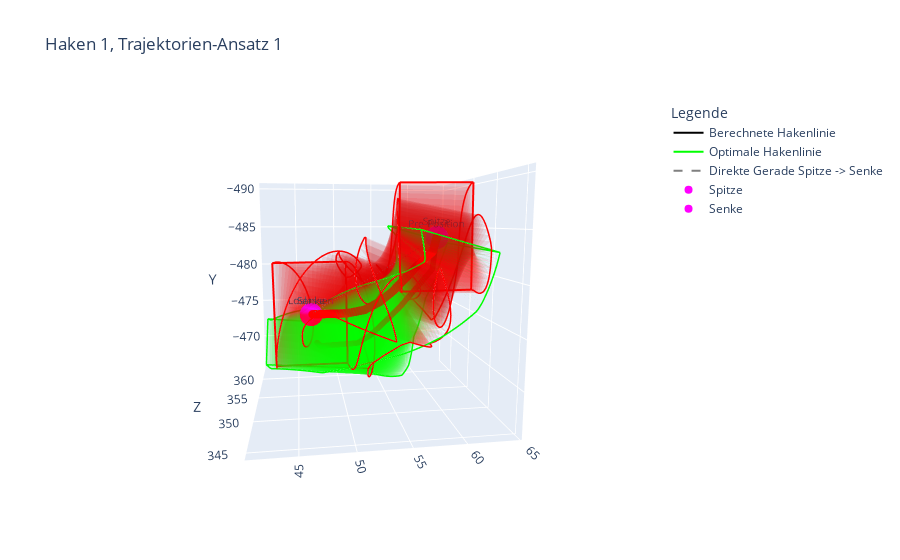
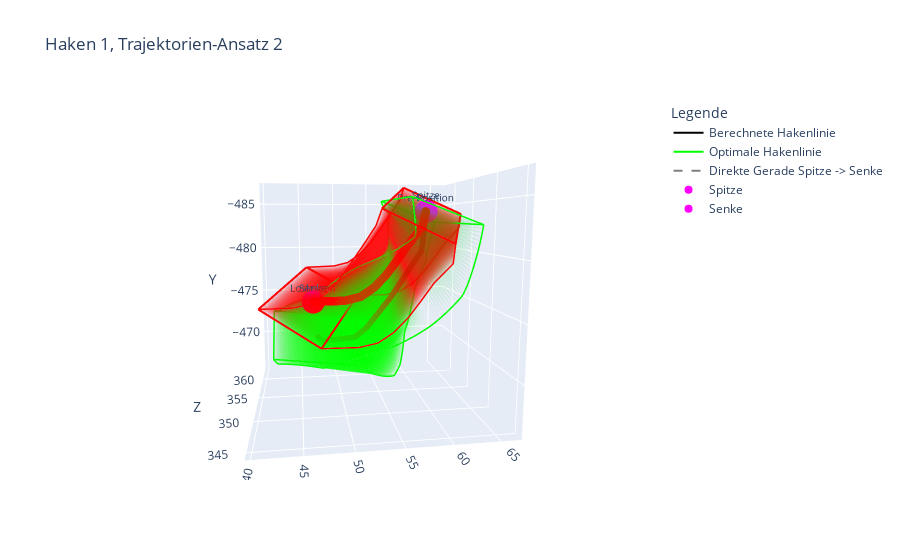
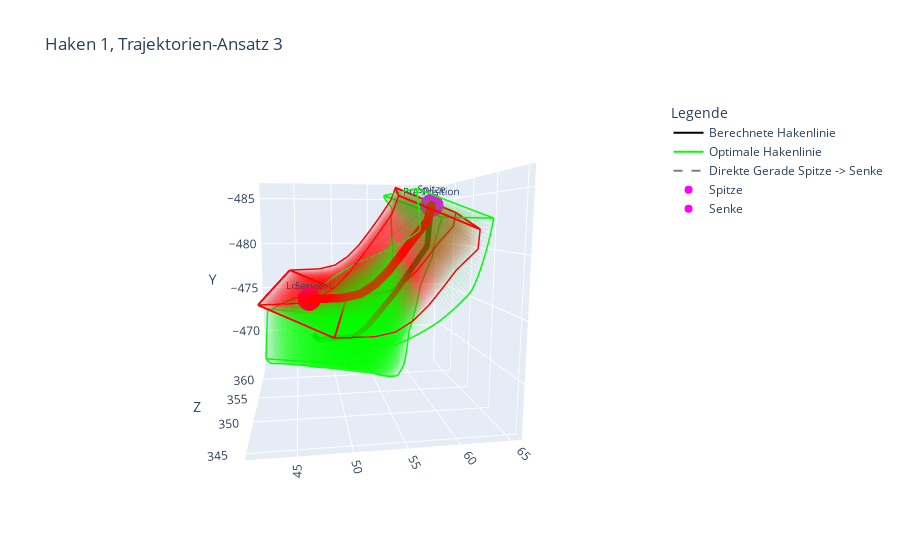
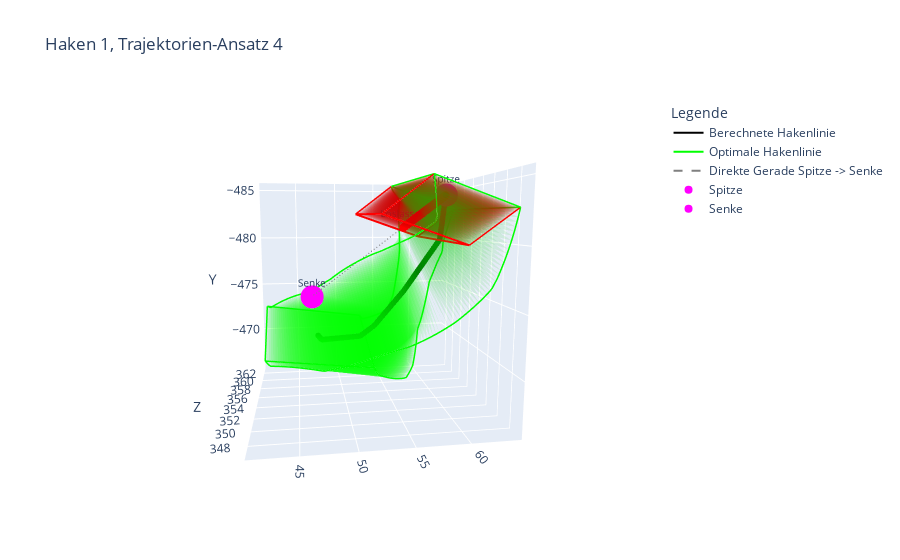

The notebook cell these images were saved under, in order:
### Code cell
visualize_rectangles_html(
    rectangles = rectangles_1,
    secondary_rectangles = rectangles_optim,
    secondary_legend_title = 'optimale Trajektorie',
    connect_points = (trajectory_1[1][0], trajectory_1[-1][0]),
    hook_num = hook_num,
    trajectory_process = 1,
    html_filename = '/home/mo/Thesis/Evaluation/Trajektorientests/traj1.html'
    )

visualize_rectangles_html(
    rectangles = rectangles_2,
    secondary_rectangles = rectangles_optim,
    secondary_legend_title = 'optimale Trajektorie',
    connect_points = (trajectory_1[1][0], trajectory_1[-1][0]),
    hook_num = hook_num,
    trajectory_process = 2,
    html_filename = '/home/mo/Thesis/Evaluation/Trajektorientests/traj2.html'
    )

visualize_rectangles_html(
    rectangles = rectangles_3,
    secondary_rectangles = rectangles_optim,
    secondary_legend_title = 'optimale Trajektorie',
    connect_points = (trajectory_1[1][0], trajectory_1[-1][0]),
    hook_num = hook_num,
    trajectory_process = 3,
    html_filename = '/home/mo/Thesis/Evaluation/Trajektorientests/traj3.html'
    )

visualize_rectangles_html(
    rectangles = rectangles_4,
    secondary_rectangles = rectangles_optim,
    secondary_legend_title = 'optimale Trajektorie',
    connect_points = (trajectory_1[1][0], trajectory_1[-1][0]),
    hook_num = hook_num,
    trajectory_process = 4,
    html_filename = '/home/mo/Thesis/Evaluation/Trajektorientests/traj4.html'
    )
